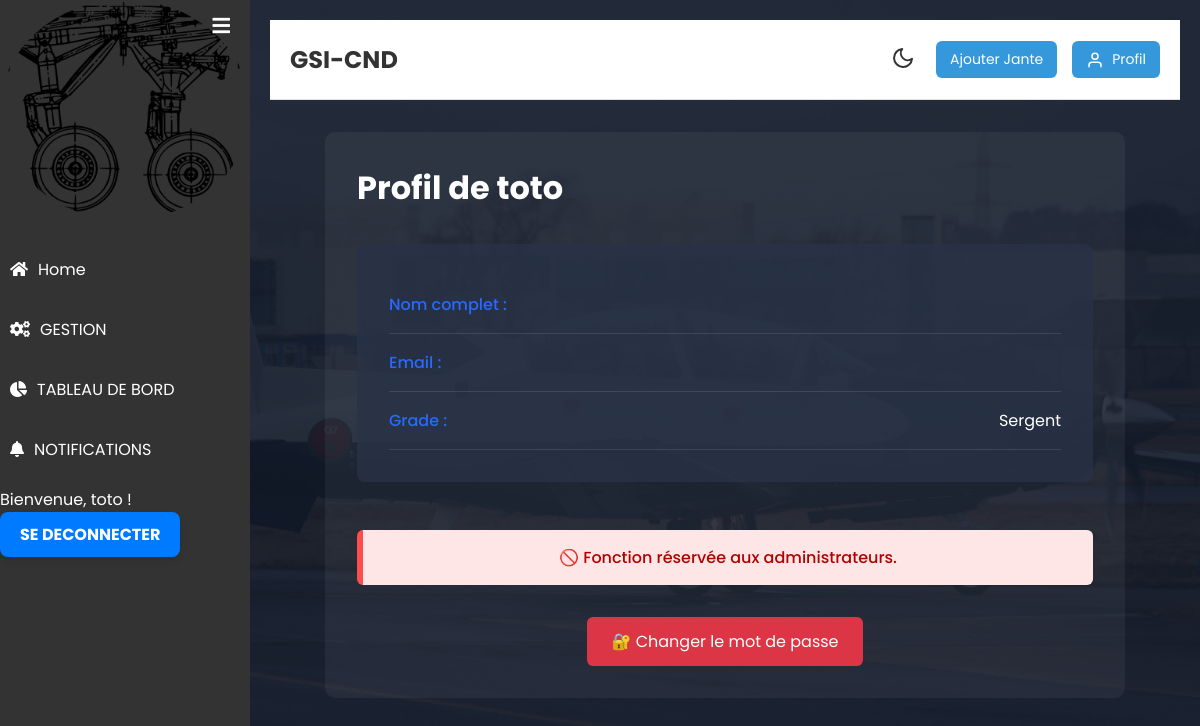
Before: /profile/ (signed in) with the older database file.
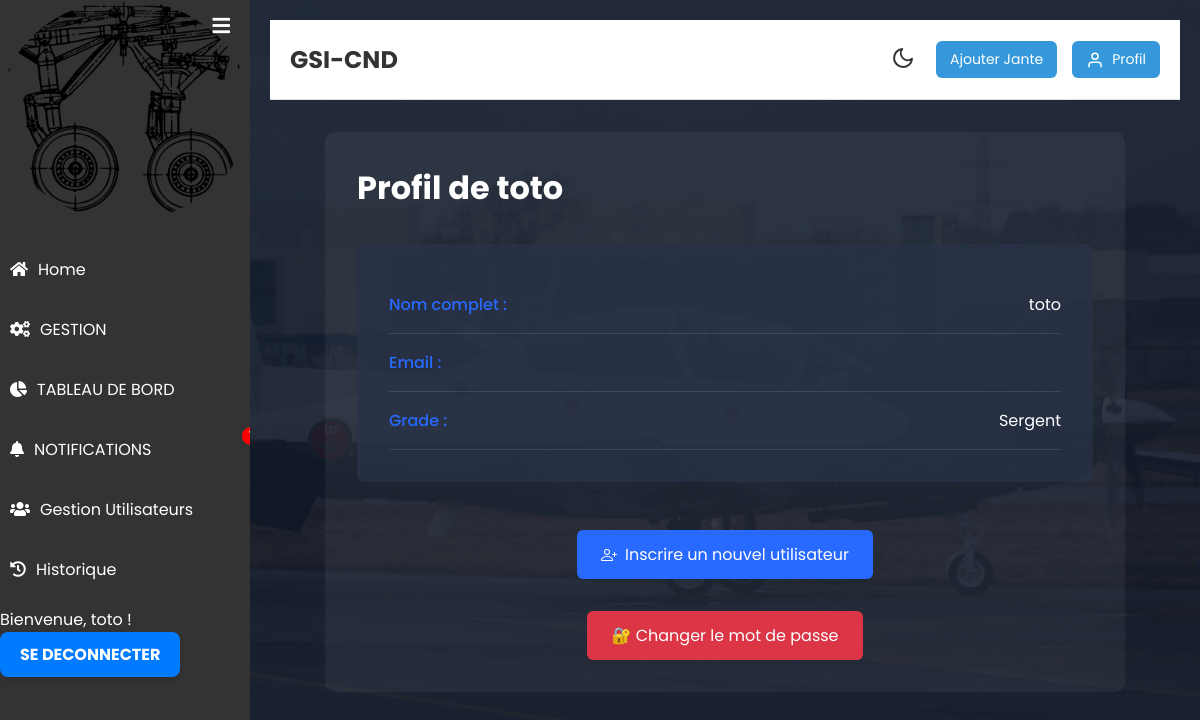
After: the same page with the newer database file.
### authentification/models.py (models this page shows)
class User(AbstractUser):
    GRADE_CHOICES = (
        ('SGT', 'Sergent'),
        ('SCH', 'Sous-chef'),
        ('ADJ', 'Adjudant'),
        ('ADC', 'Adjudant-chef'),
        ('SLT', 'Sous-lieutenant'),
        ('LT', 'Lieutenant'),
        ('CNE', 'Capitaine'),
        ('CDT', 'Commandant'),
        ('LT-COL', 'Lieutenant-colonel'),
        ('COL', 'Colonel'),
    )
    grade = models.CharField(
        max_length=10,
        choices=GRADE_CHOICES,
        verbose_name='Grade',
        default='SGT'
    )
    def get_grade_display(self):
        return dict(self.GRADE_CHOICES).get(self.grade, self.grade)

### blog/views.py (the view)
# urls.py: path('profile/', blog_views.user_profile, name='user_profile'),
@login_required
def user_profile(request):
    return render(request, 'blog/user_profile.html', {'user': request.user})

### blog/context_processors.py (called while the page is built)
def notifications_processor(request):
    if request.user.is_authenticated:
        return {
            'notifications': Notification.objects.filter(is_read=False).order_by('-created_at')
        }
    return {}  # Ne retourne rien si l'utilisateur n'est pas connecté

### blog/templates/blog/user_profile.html (shortened to what this page needs)
{% extends "blog/base_blog.html" %}
{% block content %}
<div class="user-profile-container">
    <h1>Profil de {{ user.username }}</h1>
    <div class="user-info-card">
        <div class="user-info-item">
            <span class="info-label">Nom complet :</span>
            <span class="info-value">
                {% if user.is_superuser %}
                    {{ user.username }}
                {% else %}
                    {{ user.first_name }} {{ user.last_name }}
                {% endif %}
            </span>
        </div>
        <div class="user-info-item">
            <span class="info-label">Email :</span>
        </div>
        <div class="user-info-item">
            <span class="info-label">Grade :</span>
            <span class="info-value">{{ user.get_grade_display }}</span>
        </div>
    </div>
    <div class="admin-actions">
        {% if user.is_superuser %}
            <a href="{% url 'signup' %}" class="btn-signup">
                Inscrire un nouvel utilisateur
            </a>
        {% else %}
            <div class="alert-box">
                🚫 Fonction réservée aux administrateurs.
            </div>
        {% endif %}
        <div class="admin-actions" style="text-align:center; margin-top: 2rem;">
            <a href="{% url 'changer_mot_de_passe' %}" class="btn-signup" style="background: #dc3545;">
                🔐 Changer le mot de passe
            </a>
        </div>
    </div>
</div>
{% endblock %}

### blog/templates/blog/zone_gauche.html (shortened to what this page needs)
{% load static %}
<div id="sidebar" class="sidebar">
    <button id="toggle-sidebar" title="Ouvrir / Fermer la barre latérale" class="sidebar-toggle">
        <i id="sidebar-icon" class="fas fa-bars"></i>
    </button>
    <div class="sidebar-header">
        <div class="app-icon">
            <img src="{% static 'img/jante.webp' %}" alt="Jante" style="width: 100%; height: auto;">
        </div>
    </div>
    <ul class="sidebar-list">
        <li class="sidebar-list-item {% if request.resolver_match.url_name == 'home' %}active{% endif %}">
            <a href="{% url 'home' %}">
                <i class="fas fa-home"></i>
                <span>Home</span>
            </a>
        </li>
        <li class="sidebar-list-item {% if request.resolver_match.url_name == 'gestion' %}active{% endif %}">
            <a href="{% url 'gestion' %}">
                <i class="fas fa-cogs"></i>
                <span>GESTION</span>
            </a>
        </li>
        <li class="sidebar-list-item {% if request.resolver_match.url_name == 'TABLEAU_BORD' %}active{% endif %}">
            <a href="{% url 'TABLEAU_BORD' %}">
                <i class="fas fa-chart-pie"></i>
                <span>TABLEAU DE BORD</span>
            </a>
        </li>
        <li class="sidebar-list-item {% if request.resolver_match.url_name == 'NOTIFICATIONS' %}active{% endif %}">
            <a href="{% url 'NOTIFICATIONS' %}" class="notification-link" style="position: relative;">
                <i class="fas fa-bell"></i>
                <span>NOTIFICATIONS</span>
                <span id="notif-count" class="notif-badge" style="display: none;">0</span>
            </a>
        </li>
        {% if user.is_superuser %}
        <li class="sidebar-list-item {% if request.resolver_match.url_name == 'user_management' %}active{% endif %}">
            <a href="{% url 'user_management' %}">
                <i class="fas fa-users"></i>
                <span>Gestion Utilisateurs</span>
            </a>
        </li>
        <li class="sidebar-list-item {% if request.resolver_match.url_name == 'action_history' %}active{% endif %}">
            <a href="{% url 'action_history' %}">
                <i class="fas fa-history"></i>
                <span>Historique</span>
            </a>
        </li>
        {% endif %}
    </ul>
    <div class="account-info">
        <div class="account-info-name">Bienvenue, {{ user.username }} !</div>
        {% if user.is_authenticated %}
            <a href="{% url 'logout' %}" class="logout-link">SE DECONNECTER</a>
        {% endif %}
    </div>
</div>
<link href="https://cdnjs.cloudflare.com/ajax/libs/font-awesome/5.15.4/css/all.min.css" rel="stylesheet">

Changed rows visible on the page:
changed User "toto": is_superuser False → True (drawn); username (not shown) → "toto"
Other visible differences:
text no longer shown: "🚫 Fonction réservée aux administrateurs."
text now shown: "Gestion Utilisateurs Historique Inscrire un nouvel utilisateur"
